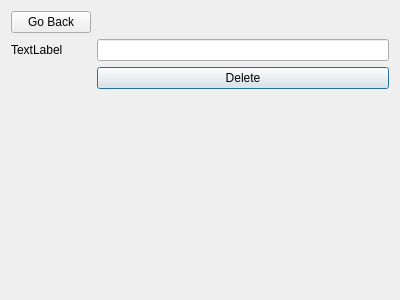
<?xml version="1.0" encoding="UTF-8"?>
<ui version="4.0">
 <class>Dialog</class>
 <widget class="QDialog" name="Dialog">
  <property name="geometry">
   <rect>
    <x>0</x>
    <y>0</y>
    <width>400</width>
    <height>300</height>
   </rect>
  </property>
  <property name="windowTitle">
   <string>Dialog</string>
  </property>
  <layout class="QFormLayout" name="formLayout">
   <item row="4" column="1">
    <widget class="QPushButton" name="delete_btn">
     <property name="text">
      <string>Delete</string>
     </property>
    </widget>
   </item>
   <item row="2" column="1">
    <widget class="QLineEdit" name="id"/>
   </item>
   <item row="2" column="0">
    <widget class="QLabel" name="label">
     <property name="text">
      <string>TextLabel</string>
     </property>
    </widget>
   </item>
   <item row="0" column="0">
    <widget class="QPushButton" name="go_home">
     <property name="text">
      <string>Go Back</string>
     </property>
    </widget>
   </item>
  </layout>
 </widget>
 <resources/>
 <connections/>
</ui>
